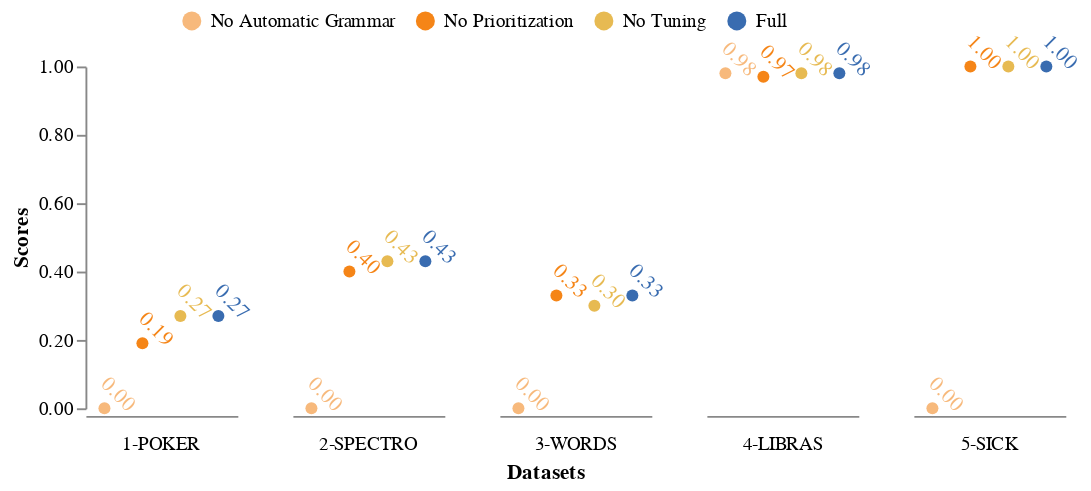

The code cell stored with this chart in its notebook:
### Code cell
performances = pd.read_csv('resource/ablationstudy_results.csv')
selected_datasets = ['1567_poker_hand_MIN_METADATA', '313_spectrometer_MIN_METADATA', '27_wordLevels_MIN_METADATA', '299_libras_move_MIN_METADATA', '38_sick_MIN_METADATA']
performances = performances[performances['dataset'].isin(selected_datasets)]
performances = performances.replace('1567_poker_hand_MIN_METADATA', '1-POKER')
performances = performances.replace('313_spectrometer_MIN_METADATA', '2-SPECTRO')
performances = performances.replace('27_wordLevels_MIN_METADATA', '3-WORDS')
performances = performances.replace('299_libras_move_MIN_METADATA', '4-LIBRAS')
performances = performances.replace('38_sick_MIN_METADATA', '5-SICK')
performances['score'] = performances['score'].round(decimals=2)

plot_comparison_performances(performances)

### Figure 1 — Vega-Lite specification as saved in the notebook (floating-point values rounded to 4 significant figures)
{"config": {"view": {"continuousWidth": 10, "continuousHeight": 180, "strokeWidth": 0.0}, "title": {"anchor": "middle", "color": "black", "fontSize": 11, "orient": "bottom"}}, "data": {"name": "data-19e23dadd427c76f98a96ece430971ac"}, "facet": {"column": {"type": "nominal", "field": "dataset", "header": {"labelOrient": "bottom", "title": null}}}, "spec": {"layer": [{"mark": {"type": "point", "filled": true, "size": 40}, "encoding": {"color": {"type": "nominal", "field": "method", "legend": {"direction": "horizontal", "legendX": 50, "legendY": -30, "orient": "none", "title": "", "titleAnchor": "middle"}, "scale": {"domain": ["No Automatic Grammar", "No Prioritization", "No Tuning", "Full"], "range": ["#f7b97c", "#f58517", "#e7ba52", "#396cb0"]}, "sort": ["No Automatic Grammar", "No Prioritization", "No Tuning", "Full"]}, "x": {"type": "nominal", "axis": {"grid": false, "labels": false, "ticks": false, "title": null}, "field": "method", "scale": {"zero": true}, "sort": ["No Automatic Grammar", "No Prioritization", "No Tuning", "Full"]}, "y": {"type": "quantitative", "aggregate": "max", "axis": {"format": ",.2f", "grid": false}, "field": "score", "title": "Scores"}}}, {"mark": {"type": "text", "align": "center", "angle": 45, "baseline": "bottom", "dx": 0, "dy": -5}, "encoding": {"color": {"type": "nominal", "field": "method", "legend": {"direction": "horizontal", "legendX": 50, "legendY": -30, "orient": "none", "title": "", "titleAnchor": "middle"}, "scale": {"domain": ["No Automatic Grammar", "No Prioritization", "No Tuning", "Full"], "range": ["#f7b97c", "#f58517", "#e7ba52", "#396cb0"]}, "sort": ["No Automatic Grammar", "No Prioritization", "No Tuning", "Full"]}, "text": {"type": "quantitative", "aggregate": "max", "field": "score", "format": ",.2f"}, "x": {"type": "nominal", "axis": {"grid": false, "labels": false, "ticks": false, "title": null}, "field": "method", "scale": {"zero": true}, "sort": ["No Automatic Grammar", "No Prioritization", "No Tuning", "Full"]}, "y": {"type": "quantitative", "aggregate": "max", "axis": {"format": ",.2f", "grid": false}, "field": "score", "title": "Scores"}}}]}, "title": "Datasets", "$schema": "https://vega.github.io/schema/vega-lite/v4.8.1.json", "datasets": {"data-19e23dadd427c76f98a96ece430971ac": [{"dataset": "1-POKER", "method": "Full", "score": 0.27}, {"dataset": "3-WORDS", "method": "Full", "score": 0.33}, {"dataset": "4-LIBRAS", "method": "Full", "score": 0.98}, {"dataset": "2-SPECTRO", "method": "Full", "score": 0.43}, {"dataset": "5-SICK", "method": "Full", "score": 1.0}, {"dataset": "1-POKER", "method": "No Automatic Grammar", "score": 0.0}, {"dataset": "3-WORDS", "method": "No Automatic Grammar", "score": 0.0}, {"dataset": "4-LIBRAS", "method": "No Automatic Grammar", "score": 0.98}, {"dataset": "2-SPECTRO", "method": "No Automatic Grammar", "score": 0.0}, {"dataset": "5-SICK", "method": "No Automatic Grammar", "score": 0.0}, {"dataset": "1-POKER", "method": "No Prioritization", "score": 0.19}, {"dataset": "3-WORDS", "method": "No Prioritization", "score": 0.33}, {"dataset": "4-LIBRAS", "method": "No Prioritization", "score": 0.97}, {"dataset": "2-SPECTRO", "method": "No Prioritization", "score": 0.4}, {"dataset": "5-SICK", "method": "No Prioritization", "score": 1.0}, {"dataset": "1-POKER", "method": "No Tuning", "score": 0.27}, {"dataset": "3-WORDS", "method": "No Tuning", "score": 0.3}, {"dataset": "4-LIBRAS", "method": "No Tuning", "score": 0.98}, {"dataset": "2-SPECTRO", "method": "No Tuning", "score": 0.43}, {"dataset": "5-SICK", "method": "No Tuning", "score": 1.0}]}}
